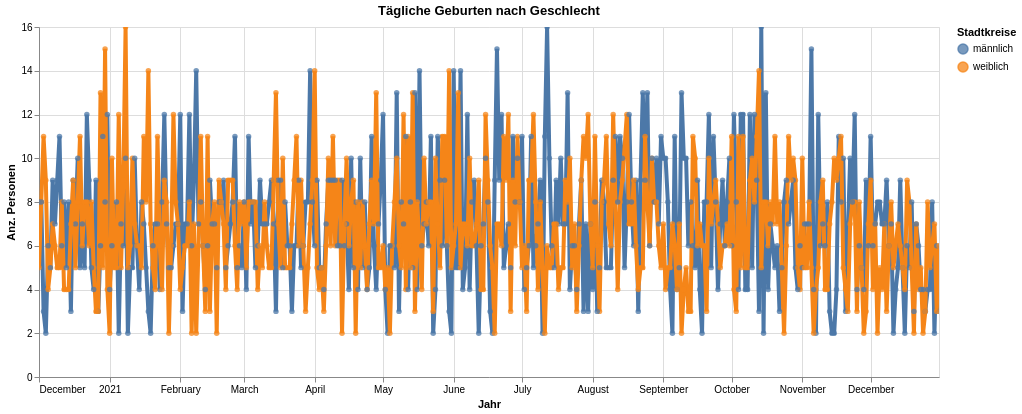

The cell this chart's notebook holds for it:
### Code cell
myTitle ="Tägliche Geburten nach Geschlecht"
highlight = alt.selection(type='single', on='mouseover',
                          fields=['KreisLang'], nearest=True)
#x='date:StichtagDatJahr',
base = alt.Chart(myAgg.reset_index().query('sum_WBev>1'), title=myTitle).encode(
    x=alt.X('GueltigAbDat', axis=alt.Axis(title='Jahr'))# , axis=alt.Axis(format='%', title='percentage')
    , y=alt.X('sum_WBev', axis=alt.Axis(title='Anz. Personen'))
    , color=alt.Color('SexLang', legend=alt.Legend(title="Stadtkreise", orient="right"))  
    ,tooltip=['GueltigAbDat', 'SexLang', 'sum_WBev']    
)
points = base.mark_circle().encode(
    opacity=alt.value(0.75)
).add_selection(
    highlight
).properties(
    width=900 , height=350
)
lines = base.mark_line().encode(
    size=alt.condition(~highlight, alt.value(0.5), alt.value(4))
).interactive()

lines + points

### Figure 1 — Vega-Lite specification as saved in the notebook (floating-point values rounded to 4 significant figures; data arrays with more than 128 entries replaced by an {"elided": "..."} marker saying what was removed)
{"config": {"view": {"continuousWidth": 400, "continuousHeight": 300}}, "layer": [{"mark": "line", "encoding": {"color": {"type": "nominal", "field": "SexLang", "legend": {"orient": "right", "title": "Stadtkreise"}}, "size": {"condition": {"value": 0.5, "selection": {"not": "selector021"}}, "value": 4}, "tooltip": [{"type": "temporal", "field": "GueltigAbDat"}, {"type": "nominal", "field": "SexLang"}, {"type": "quantitative", "field": "sum_WBev"}], "x": {"type": "temporal", "axis": {"title": "Jahr"}, "field": "GueltigAbDat"}, "y": {"type": "quantitative", "axis": {"title": "Anz. Personen"}, "field": "sum_WBev"}}, "selection": {"selector022": {"type": "interval", "bind": "scales", "encodings": ["x", "y"]}}, "title": "Tägliche Geburten nach Geschlecht"}, {"mark": "circle", "encoding": {"color": {"type": "nominal", "field": "SexLang", "legend": {"orient": "right", "title": "Stadtkreise"}}, "opacity": {"value": 0.75}, "tooltip": [{"type": "temporal", "field": "GueltigAbDat"}, {"type": "nominal", "field": "SexLang"}, {"type": "quantitative", "field": "sum_WBev"}], "x": {"type": "temporal", "axis": {"title": "Jahr"}, "field": "GueltigAbDat"}, "y": {"type": "quantitative", "axis": {"title": "Anz. Personen"}, "field": "sum_WBev"}}, "height": 350, "selection": {"selector021": {"type": "single", "on": "mouseover", "fields": ["KreisLang"], "nearest": true}}, "title": "Tägliche Geburten nach Geschlecht", "width": 900}], "data": {"name": "data-3b08b944c37135c2ae649e7fe545636d"}, "$schema": "https://vega.github.io/schema/vega-lite/v4.8.1.json", "datasets": {"data-3b08b944c37135c2ae649e7fe545636d": {"elided": "787 records"}}}
